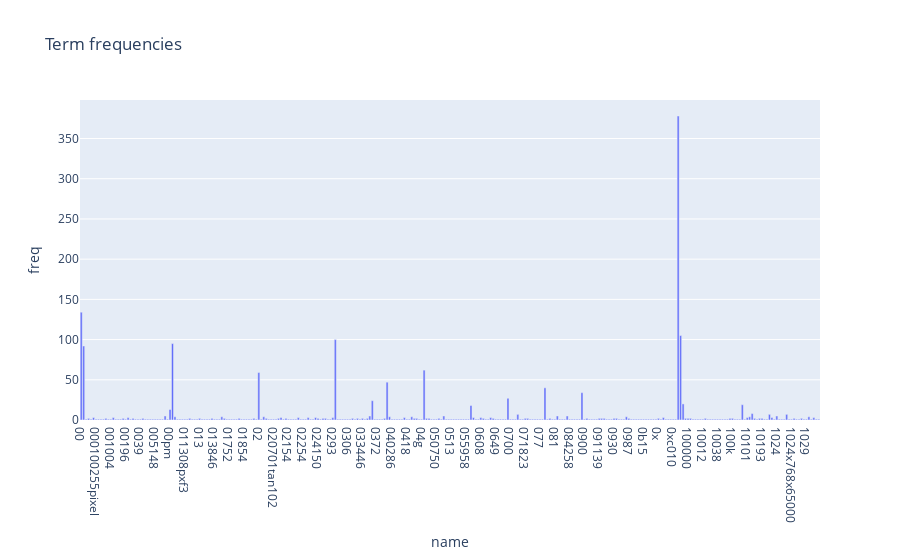

The notebook cell this image was saved under:
### Markdown cell above
### >>> **Exercise 13 (take home):**
If you want a nicer interactive visualization here, I would encourage you try to install and use plotly to achieve this.

### Code cell
# Answer here
import plotly.express as px

tmp_df = pd.DataFrame({'name': count_vect.get_feature_names_out(), 'freq': term_frequencies})


px.bar(tmp_df.iloc[:300],
        x='name', y='freq',
        title='Term frequencies',
        labels={'x':'Term', 'y':'Frequency'},
)

### Figure 1 — Plotly figure (JSON) as saved in the notebook; plotly's stock layout.template omitted (floating-point values rounded to 4 significant figures; data arrays with more than 128 entries replaced by an {"elided": "..."} marker saying what was removed)
{"data": [{"alignmentgroup": "True", "hovertemplate": "name=%{x}<br>freq=%{y}<extra></extra>", "legendgroup": "", "marker": {"color": "#636efa", "pattern": {"shape": ""}}, "name": "", "offsetgroup": "", "orientation": "v", "showlegend": false, "textposition": "auto", "type": "bar", "x": {"elided": "300 str values"}, "xaxis": "x", "y": {"elided": "300 int values"}, "yaxis": "y"}], "layout": {"barmode": "relative", "legend": {"tracegroupgap": 0}, "title": {"text": "Term frequencies"}, "xaxis": {"anchor": "y", "domain": [0, 1], "title": {"text": "name"}}, "yaxis": {"anchor": "x", "domain": [0, 1], "title": {"text": "freq"}}}}
